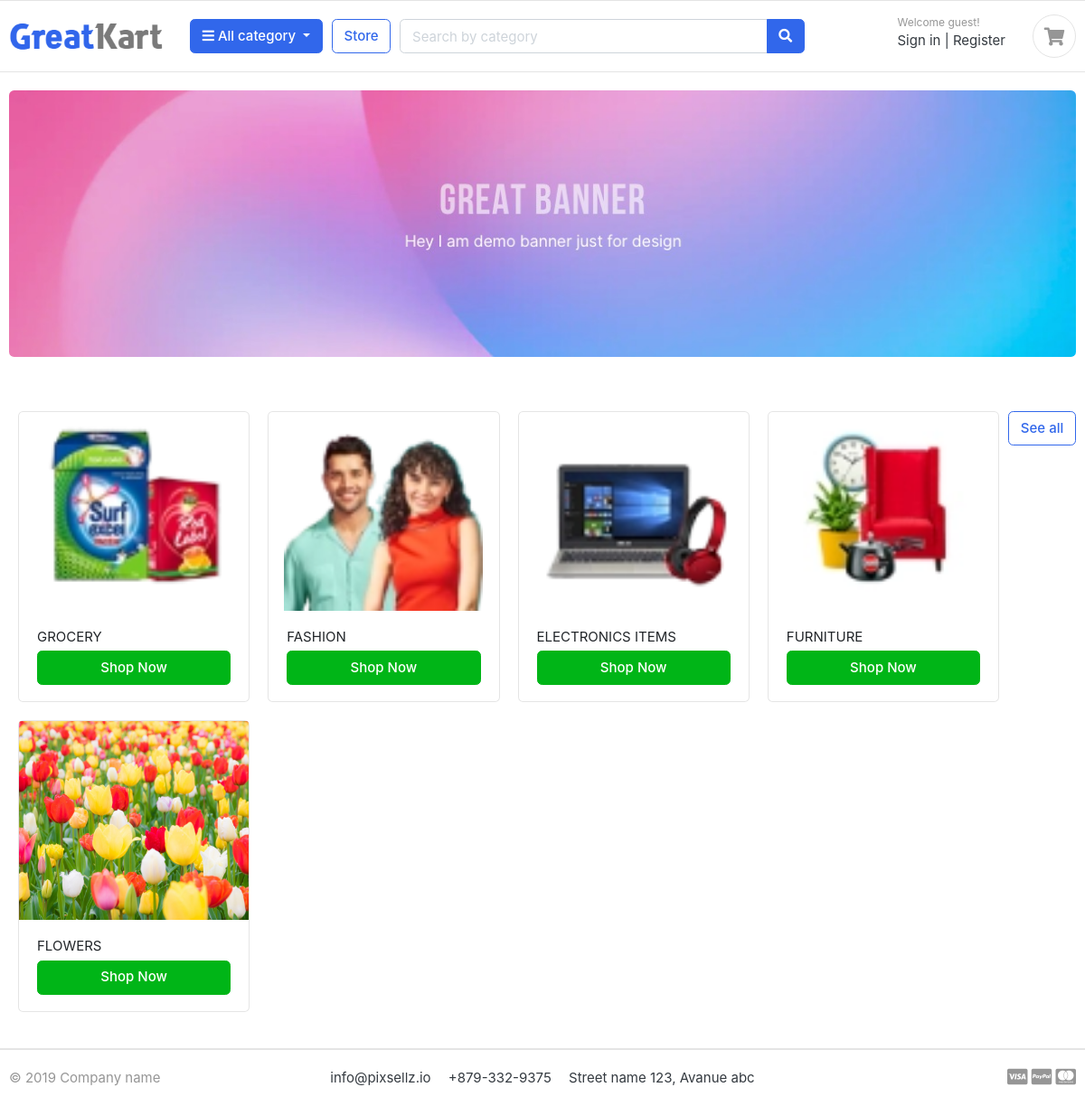
The page / on the database its author committed.
### category/models.py (models this page shows, shortened)
class Category(models.Model):
    category_name = models.CharField(max_length=50,unique=True)
    slug = models.CharField(max_length=50,unique=True) # url of category
    description = models.TextField(max_length=255 ,blank = True)  # product description
    cat_image = models.ImageField(upload_to='photos/categories',blank=True)
    class Meta:
        verbose_name = 'category'
        verbose_name_plural = 'categories' # for admin panel
    def get_url(self):
        return reverse('products_by_category', args=[self.slug])

### greatkart/views.py (the view)
# urls.py: 2. Add a URL to urlpatterns:  path('', views.home, name='home')
def home(request):
    products = Product.objects.all()
    category = Category.objects.all()
    context = {'products': products, 'categories': category}
    return render(request, 'home1.html', context)

### templates/home1.html (shortened to what this page needs)
{% extends 'base.html' %}
{% load static %}
{% block content %}
<section class="section-intro padding-y-sm">
    <div class="container">
        <div class="intro-banner-wrap">
            <img src="{% static 'images/banners/1.jpg' %}" class="img-fluid rounded">
        </div>
    </div>
</section>
<section class="section-name padding-y-sm">
    <div class="container">
        <header class="section-heading">
            <a href="{% url 'store' %}" class='btn btn-outline-primary float-right'>See all</a>
        </header>
        <div class="row">
            {% for ctg in categories %}
            <div class="col-md-3">
                <div class="card card-product-grid">
                    <a href="{{ ctg.get_url }}" class="img-wrap"> <img src="{{ ctg.cat_image.url }}"> </a>
                    <figcaption class="info-wrap">
                        <a href="{{ ctg.get_url }}" class="title">{{ ctg.category_name |upper }}</a>
                        <a href="{{ ctg.get_url }}" class="btn btn-block btn-success">Shop Now </a>
                    </figcaption>
                </div>
            </div>
            {% endfor %}
        </div>
    </div>
</section>
</body>
</html>
{% endblock %}

### static/css/ui.css (style rules this page uses)
html { font-family: "Inter", sans-serif; font-size: 15px; }
.img-wrap { text-align: center; display: block; }
.img-wrap img { max-width: 100%; }
.padding-y-sm { padding-top: 20px; padding-bottom: 20px; }
.section-heading { margin-bottom: 20px; margin-top: 15px; }
[class*=card-product] a.title { color: #212529; display: block; }
[class*=card-product] .img-wrap { overflow: hidden; position: relative; }
[class*=card-product] .img-wrap img { height: 100%; max-width: 100%; width: auto; display: inline-block; -o-object-fit: cover; object-fit: cover; }
.card-product-grid { margin-bottom: 20px; }
.card-product-grid .img-wrap { border-radius: 0.2rem 0.2rem 0 0; height: 220px; }
.card-product-grid .info-wrap { overflow: hidden; padding: 18px 20px; }
.card .img-wrap { overflow: hidden; }

### rows shown on the page
Category: cat_image (picture), category_name "GROCERY"
Category: cat_image (picture), category_name "FASHION"
Category: cat_image (picture), category_name "ELECTRONICS ITEMS"
Category: cat_image (picture), category_name "FURNITURE"
Category: cat_image (picture), category_name "FLOWERS"
